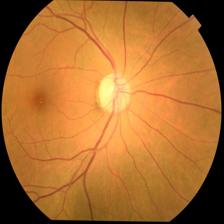
#> input picture EXP-10/dataset/test/glaucoma/Glaucoma1046.jpg, 224 x 224 px
$ python -i feature_extraction.py   (imports and definitions only)
#> lines starting #> are read from the running program, lines starting #| are printed output that depends on the picture

from pathlib import Path

import cv2
import numpy as np


IMAGE_SIZE = (224, 224)
FEATURE_COUNT = 128
GRID_SIZE = 4
BINS_PER_CHANNEL = 4


def _load_rgb_image(image):
    """
    Accept an image path, NumPy array, or PIL image.
    Return an RGB uint8 image.
    """

    if isinstance(image, (str, Path)):
        image_path = Path(image)

        if not image_path.is_file():
            raise FileNotFoundError(
                f"Image not found: {image_path}"
            )

        bgr = cv2.imread(
            str(image_path),
            cv2.IMREAD_COLOR
        )

        if bgr is None:
            raise ValueError(
                f"Unable to read image: {image_path}"
            )

        rgb = cv2.cvtColor(
            bgr,
            cv2.COLOR_BGR2RGB
        )

    else:
        # Supports NumPy arrays and PIL images.
        if hasattr(image, "convert") and hasattr(image, "size"):
            image = image.convert("RGB")
            rgb = np.asarray(image)
        else:
            rgb = np.asarray(image)

        if rgb.size == 0:
            raise ValueError("Input image is empty.")

        if rgb.ndim == 2:
            rgb = cv2.cvtColor(
                rgb.astype(np.uint8),
                cv2.COLOR_GRAY2RGB
            )

        elif rgb.ndim == 3 and rgb.shape[2] == 4:
            rgb = cv2.cvtColor(
                rgb.astype(np.uint8),
                cv2.COLOR_RGBA2RGB
            )

        elif rgb.ndim == 3 and rgb.shape[2] == 3:
            pass

        else:
            raise ValueError(
                "Expected a grayscale, RGB, or RGBA image."
            )

        if np.issubdtype(rgb.dtype, np.floating):
            if not np.isfinite(rgb).all():
                raise ValueError(
                    "Image contains NaN or infinite values."
                )

            if rgb.min() >= 0 and rgb.max() <= 1:
                rgb = rgb * 255.0

        rgb = np.clip(rgb, 0, 255).astype(np.uint8)

    return np.ascontiguousarray(rgb)


def extract_features(image):
    """
    Extract exactly 128 handcrafted spatial histogram features.

    The 224x224 RGB image is divided into 4x4 cells.
    Each cell contributes:
      - 4 grayscale histogram bins
      - 4 green-channel histogram bins

    Total: 16 cells * 8 features = 128.

    IMPORTANT:
    This defines a new feature representation. The saved classifier
    must be trained using this exact extraction method before these
    features are used for prediction.
    """

    rgb = _load_rgb_image(image)

    rgb = cv2.resize(
        rgb,
        IMAGE_SIZE,
        interpolation=cv2.INTER_AREA
    )

    gray = cv2.cvtColor(
        rgb,
        cv2.COLOR_RGB2GRAY
    )
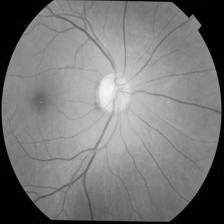
#> gray: shape (224, 224); min 0, max 246, mean 121.1

    green = rgb[:, :, 1]
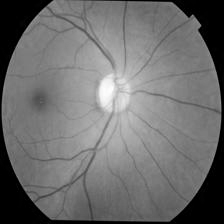
#> green: shape (224, 224); min 0, max 255, mean 109.6

    gray_cells = np.array_split(
        gray, GRID_SIZE, axis=0
    )
#> gray_cells = 4 items
    green_cells = np.array_split(
        green, GRID_SIZE, axis=0
    )
#> green_cells = 4 items

    features = []

    for row in range(GRID_SIZE):
        gray_row = np.array_split(
            gray_cells[row], GRID_SIZE, axis=1
        )
        green_row = np.array_split(
            green_cells[row], GRID_SIZE, axis=1
        )

        for col in range(GRID_SIZE):
            for channel_cell in (
                gray_row[col],
                green_row[col]
            ):
                histogram = cv2.calcHist(
                    [channel_cell],
                    [0],
                    None,
                    [BINS_PER_CHANNEL],
                    [0, 256]
                ).flatten()

                total = float(histogram.sum())

                if total > 0:
                    histogram = histogram / total

                features.extend(
                    histogram.astype(np.float32).tolist()
                )
#> after the loop, features = 128 values, max 0.966 at index 74, min 0 at index 3, mean 0.25

    feature_vector = np.asarray(
        features,
        dtype=np.float32
    )
#> feature_vector has the same summary as features

    if feature_vector.shape != (FEATURE_COUNT,):
        raise RuntimeError(
            f"Expected {FEATURE_COUNT} features, "
            f"received shape {feature_vector.shape}."
        )

    if not np.isfinite(feature_vector).all():
        raise ValueError(
            "Feature vector contains invalid numerical values."
        )

    return feature_vector

>>> import cv2
>>> picture = cv2.cvtColor(cv2.imread('../../../dataset/test/glaucoma/Glaucoma1046.jpg'), cv2.COLOR_BGR2RGB)
>>> result = extract_features(picture)
#> result has the same summary as features in extract_features

$ run again, on EXP-10/dataset/test/glaucoma/Glaucoma1074.jpg
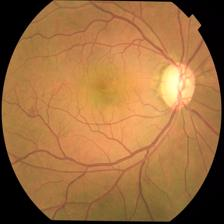
#> input picture EXP-10/dataset/test/glaucoma/Glaucoma1074.jpg, 224 x 224 px
#> in extract_features, `gray = cv2.cvtColor( rgb, cv2.COLOR_RGB2GRAY )`:
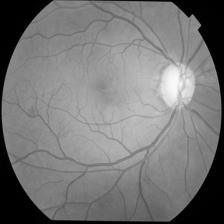
#> gray: shape (224, 224); min 0, max 250, mean 119.1
#> gray_cells = 4 items
#> after the loop in extract_features, `for row in range(GRID_SIZE):`: features = 128 values, max 1 at index 42, min 0 at index 3, mean 0.25
#> feature_vector has the same summary as features
#> result has the same summary as features in extract_features

$ run again, on EXP-10/dataset/test/glaucoma/Glaucoma1082.jpg
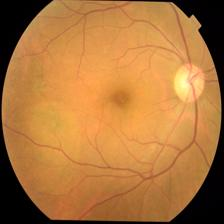
#> input picture EXP-10/dataset/test/glaucoma/Glaucoma1082.jpg, 224 x 224 px
#> in extract_features, `gray = cv2.cvtColor( rgb, cv2.COLOR_RGB2GRAY )`:
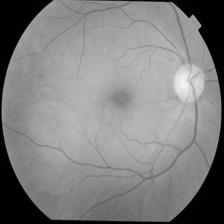
#> gray: shape (224, 224); min 0, max 246, mean 128.7
#> gray_cells = 4 items
#> after the loop in extract_features, `for row in range(GRID_SIZE):`: features = 128 values, max 1 at index 42, min 0 at index 3, mean 0.25
#> feature_vector has the same summary as features
#> result has the same summary as features in extract_features
